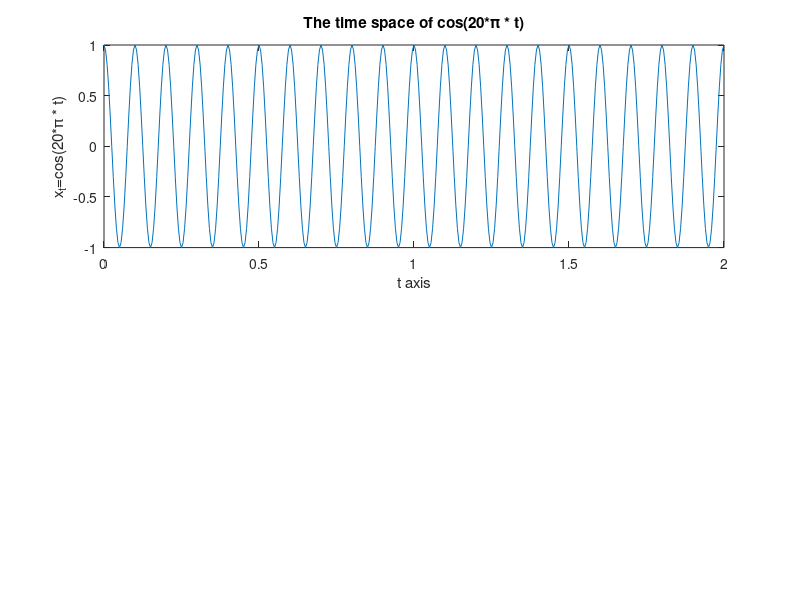

Here is the MATLAB script that generated this plot: (Note: this script raises an error after producing the figure.)
clear
clc
t = 0:0.005:2
x_t = cos(20*pi * t)
subplot(2, 1, 1)
plot(t, x_t)
title('The time space of cos(20*\pi * t)')
xlabel('t axis')
ylabel('x_t=cos(20*\pi * t)')
[f, s] = ft(t, x_t)
subplot(2, 1, 2)
plot(f, s)
title('The frequency space of cos(20*\pi * t)')
xlabel('s axis')
ylabel('x_s')

% result
% As we can see the fourier transformation of sin(w_0*x) is the sum of two Dirac function.
% Because it is generalized fourier transformation and Dirac is test function of function analysis.
% 
clear
clc
t = -2:0.01:2;
subplot(2, 1, 1)
rect = rect_function(t);
plot(t, rect);
grid on
title('the time space of rect_function')
xlabel('t axis')
ylabel('rect_function')
subplot(2, 1, 2)
[f, s] = ft(t, rect);
plot(f, abs(s), '.-')
grid on
title('the frequency space of rect_function')
xlabel('s axis')
ylabel('fourier transformation of rect_function')